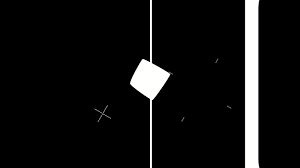
#> input picture Part16/blocks.png, 300 x 168 px
$ python blog016a.py
#> lines starting #> are read from the running program, lines starting #| are printed output that depends on the picture
import cv2
import numpy as np

# 图像开运算
# 其本质是先进行腐蚀运算，在进行膨胀运算

src = cv2.imread('blocks.png',cv2.IMREAD_UNCHANGED)
#> src is the input picture: shape (168, 300, 3); mean B, G, R 17.5, 17.6, 17.6

# 设置卷积核
kernel = np.ones((5,5),np.uint8)

# 图像开运算
result_func = cv2.morphologyEx(src,cv2.MORPH_OPEN,kernel)
result = cv2.erode(src,kernel)
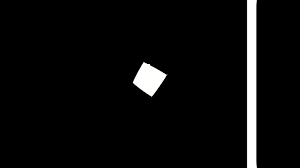
#> result: shape (168, 300, 3); mean B, G, R 11.2, 11.3, 11.3
result = cv2.dilate(result,kernel)

# 显示图像
cv2.imshow('src',src)
cv2.imshow('result',result)
cv2.imshow('result_func',result_func)
cv2.waitKey(0)
cv2.destroyAllWindows()
